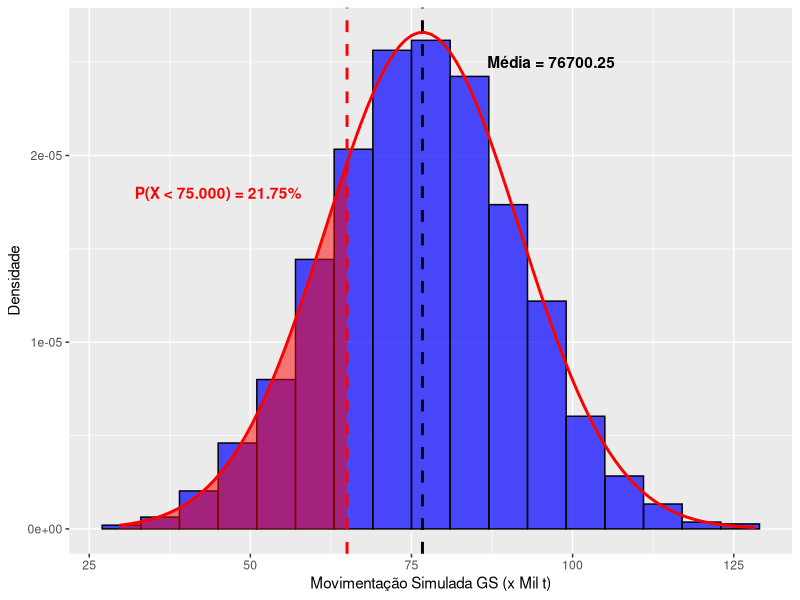
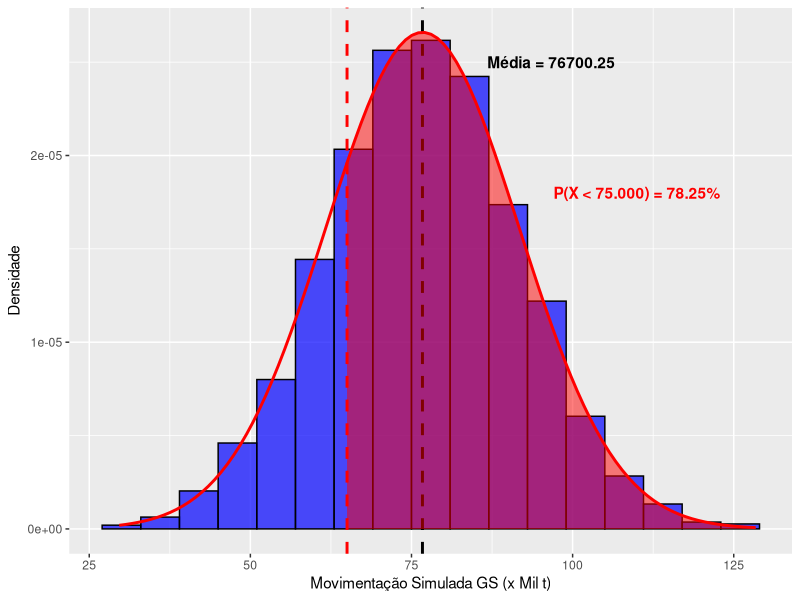
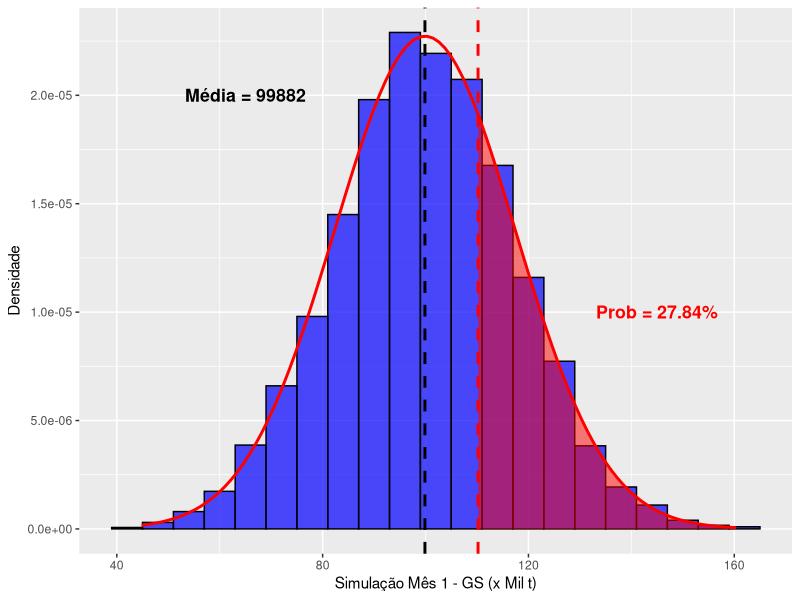
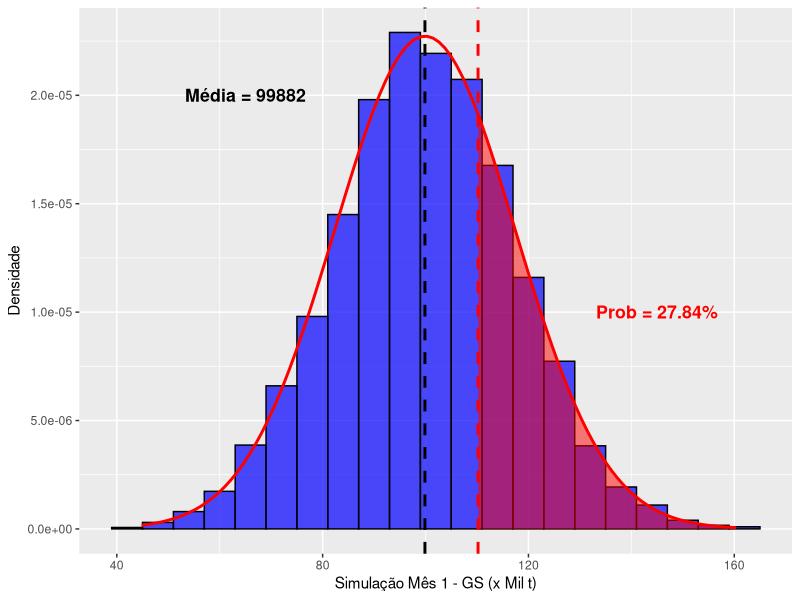
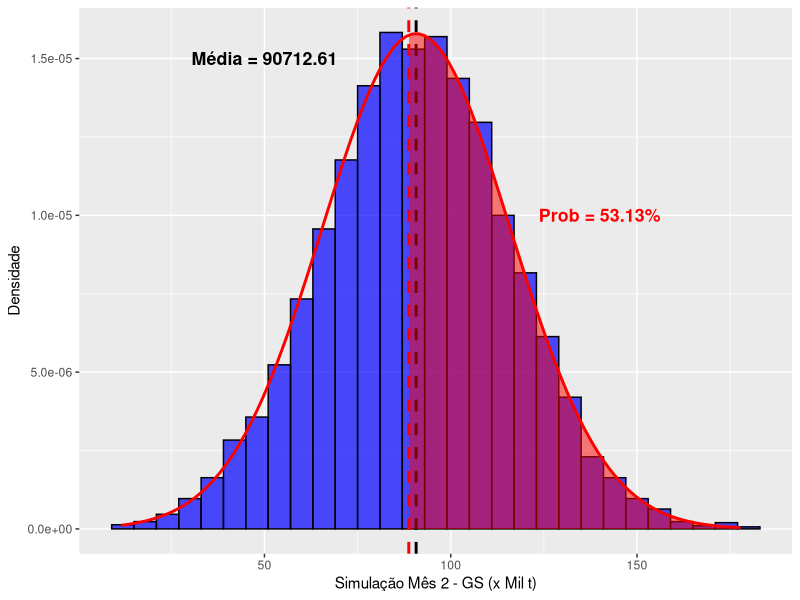
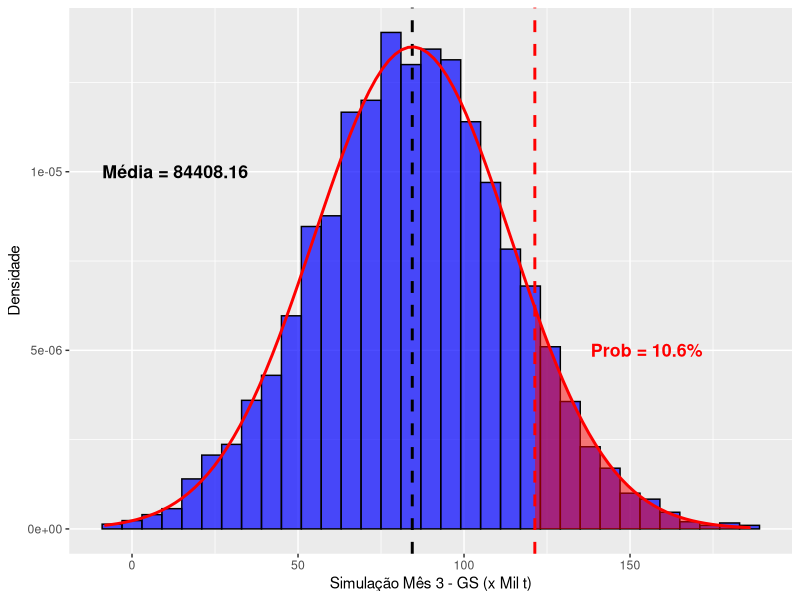
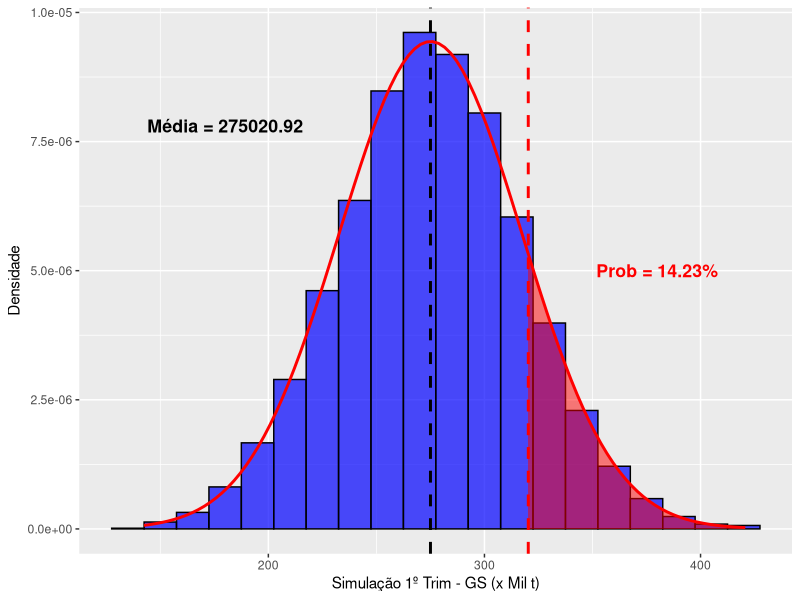
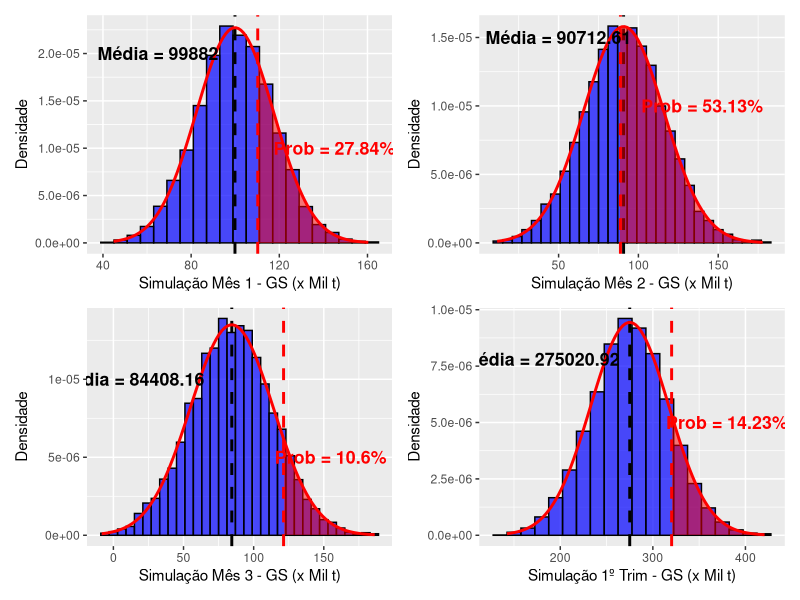

These figures' R source, in order:
# HISTOGRAMA DE PROBABILIDADE
# EXEMPLO 1: MODELO P(X < 65000) = ?
# Carregar pacotes necessários
library(ggplot2)
library(ggthemes)
library(patchwork)
library(magrittr)

# Geração dos dados simulados
set.seed(123) # Para reprodutibilidade
dados <- data.frame(movimentacao = rnorm(5000, mean = 76708.79, sd = 15000))

# Valor de referência para destaque
valor_referencia <- 65000
media_valor <- mean(dados$movimentacao) # Calcular a média antes de usar

# Calcular a probabilidade
probabilidade <- pnorm(valor_referencia, mean = 76708.79, sd = 15000)
probabilidade

# Gerar o gráfico ajustado
grafico <- ggplot(dados, aes(x = movimentacao)) +
  geom_histogram(aes(y = ..density..), binwidth = 6000, fill = "blue", color = "black", alpha = 0.7) +
  #geom_density(color = "blue", size = 1) +
  geom_vline(xintercept = valor_referencia, linetype = "dashed", color = "red", size = 1) +
  geom_vline(xintercept = media_valor, linetype = "dashed", color = "black", size = 1) +
  scale_x_continuous(labels=scales::number_format(big.mark = ".",
                                                  decimal.mark = ",",
                                                  scale=1e-3))+
  stat_function(
    fun = dnorm, 
    args = list(mean = 76708.79, sd = 15000), 
    color = "red", linetype = "solid", size = 1
  ) +
  geom_area(
    stat = "function",
    fun = dnorm,
    args = list(mean = 76708.79, sd = 15000),
    fill = "red", alpha = 0.5,
    xlim = c(min(dados$movimentacao), valor_referencia)
  ) +
  labs(
    #title = "Distribuição da Movimentação com Região Destacada",
    x = "Movimentação Simulada GS (x Mil t)",
    y = "Densidade"
  ) +
  annotate(
    "text", x = 45000, y = 0.000018, 
    label = paste0("P(X < 75.000) = ", round(probabilidade * 100, 2), "%"), 
    color = "red", size = 3.9, fontface = "bold"
  ) +
  annotate(
    "text", x = media_valor + 20000, y = 0.000025, 
    label = paste0("Média = ", round(media_valor, 2)), 
    color = "black", size = 3.9, fontface = "bold"
  ) +
  theme_grey()

# Exibir o gráfico
print(grafico)

# EXEMPLO 2: MODELO P(X > 65000) = ?
# Carregar pacotes necessários
library(ggplot2)
library(ggthemes)
library(patchwork)
library(magrittr)

# Geração dos dados simulados
set.seed(123) # Para reprodutibilidade
dados <- data.frame(movimentacao = rnorm(5000, mean = 76708.79, sd = 15000))

# Valor de referência para destaque
valor_referencia <- 65000
media_valor <- mean(dados$movimentacao) # Calcular a média antes de usar

# Calcular a probabilidade
probabilidade <- 1-pnorm(valor_referencia, mean = 76708.79, sd = 15000)
probabilidade

# Gerar o gráfico ajustado
grafico <- ggplot(dados, aes(x = movimentacao)) +
  geom_histogram(aes(y = ..density..), binwidth = 6000, fill = "blue", color = "black", alpha = 0.7) +
  #geom_density(color = "blue", size = 1) +
  geom_vline(xintercept = valor_referencia, linetype = "dashed", color = "red", size = 1) +
  geom_vline(xintercept = media_valor, linetype = "dashed", color = "black", size = 1) +
  scale_x_continuous(labels=scales::number_format(big.mark = ".",
                                                  decimal.mark = ",",
                                                  scale=1e-3))+
  stat_function(
    fun = dnorm, 
    args = list(mean = 76708.79, sd = 15000), 
    color = "red", linetype = "solid", size = 1
  ) +
  geom_area(
    stat = "function",
    fun = dnorm,
    args = list(mean = 76708.79, sd = 15000),
    fill = "red", alpha = 0.5,
    xlim = c(valor_referencia, max(dados$movimentacao))
  ) +
  labs(
    #title = "Distribuição da Movimentação com Região Destacada",
    x = "Movimentação Simulada GS (x Mil t)",
    y = "Densidade"
  ) +
  annotate(
    "text", x = 110000, y = 0.000018, 
    label = paste0("P(X < 75.000) = ", round(probabilidade * 100, 2), "%"), 
    color = "red", size = 3.9, fontface = "bold"
  ) +
  annotate(
    "text", x = media_valor + 20000, y = 0.000025, 
    label = paste0("Média = ", round(media_valor, 2)), 
    color = "black", size = 3.9, fontface = "bold"
  ) +
  theme_grey()

# Exibir o gráfico
print(grafico)

# O PORTO DO RECIFE
# GS Mês 1: P(X > 102119) = ? (aqui muda o sentido da prob. em relação ao modelo acima)
# Carregar pacotes necessários
library(ggplot2)
library(ggthemes)
library(patchwork)
library(magrittr)

# Geração dos dados simulados
set.seed(123) # Para reprodutibilidade
dados <- data.frame(movimentacao = rnorm(5000, mean = 99892, sd = 17553))

# Valor de referência para destaque
valor_referencia <- 110208
media_valor <- mean(dados$movimentacao) # Calcular a média antes de usar

# Calcular a probabilidade de ultrapassar o valor de referência
probabilidade <- 1 - pnorm(valor_referencia, mean = 99892, sd = 17553)
probabilidade

# Gerar o gráfico ajustado
G1 <- grafico <- ggplot(dados, aes(x = movimentacao)) +
  geom_histogram(aes(y = ..density..), binwidth = 6000, fill = "blue", color = "black", alpha = 0.7) +
  geom_vline(xintercept = valor_referencia, linetype = "dashed", color = "red", size = 1) +
  geom_vline(xintercept = media_valor, linetype = "dashed", color = "black", size = 1) +
  scale_x_continuous(labels = scales::number_format(big.mark = ".",
                                                    decimal.mark = ",",
                                                    scale = 1e-3)) +
  stat_function(
    fun = dnorm, 
    args = list(mean = 99892, sd = 17553), 
    color = "red", linetype = "solid", size = 1
  ) +
  geom_area(
    stat = "function",
    fun = dnorm,
    args = list(mean = 99892, sd = 17553),
    fill = "red", alpha = 0.5,
    xlim = c(valor_referencia, max(dados$movimentacao))
  ) +
  labs(
    x = "Simulação Mês 1 - GS (x Mil t)",
    y = "Densidade"
  ) +
  annotate(
    "text", x = 145000, y = 0.00001, 
    label = paste0("Prob = ", round(probabilidade * 100, 2), "%"), 
    color = "red", size = 4.5, fontface = "bold"
  ) +
  annotate(
    "text", x = 65000, y = 0.00002, 
    label = paste0("Média = ", round(media_valor, 2)), 
    color = "black", size = 4.5, fontface = "bold"
  ) +
  theme_grey()

G1

# Exibir o gráfico
print(grafico)

# GS Mês 2: P(X > ) = ? (aqui muda o sentido da prob. em relação ao modelo acima)
# Carregar pacotes necessários
library(ggplot2)
library(ggthemes)
library(patchwork)
library(magrittr)

# Geração dos dados simulados
set.seed(123) # Para reprodutibilidade
dados <- data.frame(movimentacao = rnorm(5000, mean = 90727, sd = 25255))

# Valor de referência para destaque
valor_referencia <- 88742
media_valor <- mean(dados$movimentacao) # Calcular a média antes de usar

# Calcular a probabilidade de ultrapassar o valor de referência
probabilidade <- 1 - pnorm(valor_referencia, mean = 90727, sd = 25255)
probabilidade

# Gerar o gráfico ajustado
G2 <- grafico <- ggplot(dados, aes(x = movimentacao)) +
  geom_histogram(aes(y = ..density..), binwidth = 6000, fill = "blue", color = "black", alpha = 0.7) +
  geom_vline(xintercept = valor_referencia, linetype = "dashed", color = "red", size = 1) +
  geom_vline(xintercept = media_valor, linetype = "dashed", color = "black", size = 1) +
  scale_x_continuous(labels = scales::number_format(big.mark = ".",
                                                    decimal.mark = ",",
                                                    scale = 1e-3)) +
  stat_function(
    fun = dnorm, 
    args = list(mean = 90727, sd = 25255), 
    color = "red", linetype = "solid", size = 1
  ) +
  geom_area(
    stat = "function",
    fun = dnorm,
    args = list(mean = 90727, sd = 25255),
    fill = "red", alpha = 0.5,
    xlim = c(valor_referencia, max(dados$movimentacao))
  ) +
  labs(
    x = "Simulação Mês 2 - GS (x Mil t)",
    y = "Densidade"
  ) +
  annotate(
    "text", x = 140000, y = 0.00001, 
    label = paste0("Prob = ", round(probabilidade * 100, 2), "%"), 
    color = "red", size = 4.5, fontface = "bold"
  ) +
  annotate(
    "text", x = 50000, y = 0.000015, 
    label = paste0("Média = ", round(media_valor, 2)), 
    color = "black", size = 4.5, fontface = "bold"
  ) +
  theme_grey()

G2

# GS Mês 3: P(X > 69112) = ? (aqui muda o sentido da prob. em relação ao modelo acima)
# Carregar pacotes necessários
library(ggplot2)
library(ggthemes)
library(patchwork)
library(magrittr)

# Geração dos dados simulados
set.seed(123) # Para reprodutibilidade
dados <- data.frame(movimentacao = rnorm(5000, mean = 84425, sd = 29563))

# Valor de referência para destaque
valor_referencia <- 121326
media_valor <- mean(dados$movimentacao) # Calcular a média antes de usar

# Calcular a probabilidade de ultrapassar o valor de referência
probabilidade <- 1 - pnorm(valor_referencia, mean = 84425, sd = 29563)
probabilidade

# Gerar o gráfico ajustado
G3 <- grafico <- ggplot(dados, aes(x = movimentacao)) +
  geom_histogram(aes(y = ..density..), binwidth = 6000, fill = "blue", color = "black", alpha = 0.7) +
  geom_vline(xintercept = valor_referencia, linetype = "dashed", color = "red", size = 1) +
  geom_vline(xintercept = media_valor, linetype = "dashed", color = "black", size = 1) +
  scale_x_continuous(labels = scales::number_format(big.mark = ".",
                                                    decimal.mark = ",",
                                                    scale = 1e-3)) +
  stat_function(
    fun = dnorm, 
    args = list(mean = 84425, sd = 29563), 
    color = "red", linetype = "solid", size = 1
  ) +
  geom_area(
    stat = "function",
    fun = dnorm,
    args = list(mean = 84425, sd = 29563),
    fill = "red", alpha = 0.5,
    xlim = c(valor_referencia, max(dados$movimentacao))
  ) +
  labs(
    x = "Simulação Mês 3 - GS (x Mil t)",
    y = "Densidade"
  ) +
  annotate(
    "text", x = 155000, y = 0.000005, 
    label = paste0("Prob = ", round(probabilidade * 100, 2), "%"), 
    color = "red", size = 4.5, fontface = "bold"
  ) +
  annotate(
    "text", x = 13000, y = 0.00001, 
    label = paste0("Média = ", round(media_valor, 2)), 
    color = "black", size = 4.5, fontface = "bold"
  ) +
  theme_grey()

G3

# GS TRIM: P(X > 69112) = ? (aqui muda o sentido da prob. em relação ao modelo acima)
# Carregar pacotes necessários
library(ggplot2)
library(ggthemes)
library(patchwork)
library(magrittr)

# Geração dos dados simulados
set.seed(123) # Para reprodutibilidade
dados <- data.frame(movimentacao = rnorm(5000, mean = 275045, sd = 42271))

# Valor de referência para destaque
valor_referencia <- 320276
media_valor <- mean(dados$movimentacao) # Calcular a média antes de usar

# Calcular a probabilidade de ultrapassar o valor de referência
probabilidade <- 1 - pnorm(valor_referencia, mean = 275045, sd = 42271)
probabilidade

# Gerar o gráfico ajustado
G4 <- grafico <- ggplot(dados, aes(x = movimentacao)) +
  geom_histogram(aes(y = ..density..), binwidth = 15000, fill = "blue", color = "black", alpha = 0.7) +
  geom_vline(xintercept = valor_referencia, linetype = "dashed", color = "red", size = 1) +
  geom_vline(xintercept = media_valor, linetype = "dashed", color = "black", size = 1) +
  scale_x_continuous(labels = scales::number_format(big.mark = ".",
                                                    decimal.mark = ",",
                                                    scale = 1e-3)) +
  stat_function(
    fun = dnorm, 
    args = list(mean = 275045, sd = 42271), 
    color = "red", linetype = "solid", size = 1
  ) +
  geom_area(
    stat = "function",
    fun = dnorm,
    args = list(mean = 275045, sd = 42271),
    fill = "red", alpha = 0.5,
    xlim = c(valor_referencia, max(dados$movimentacao))
  ) +
  labs(
    x = "Simulação 1º Trim - GS (x Mil t)",
    y = "Densidade"
  ) +
  annotate(
    "text", x = 380000, y = 0.000005, 
    label = paste0("Prob = ", round(probabilidade * 100, 2), "%"), 
    color = "red", size = 4.5, fontface = "bold"
  ) +
  annotate(
    "text", x = 180000, y = 0.0000078, 
    label = paste0("Média = ", round(media_valor, 2)), 
    color = "black", size = 4.5, fontface = "bold"
  ) +
  theme_grey()

G4

(G1+G2)/(G3+G4)







